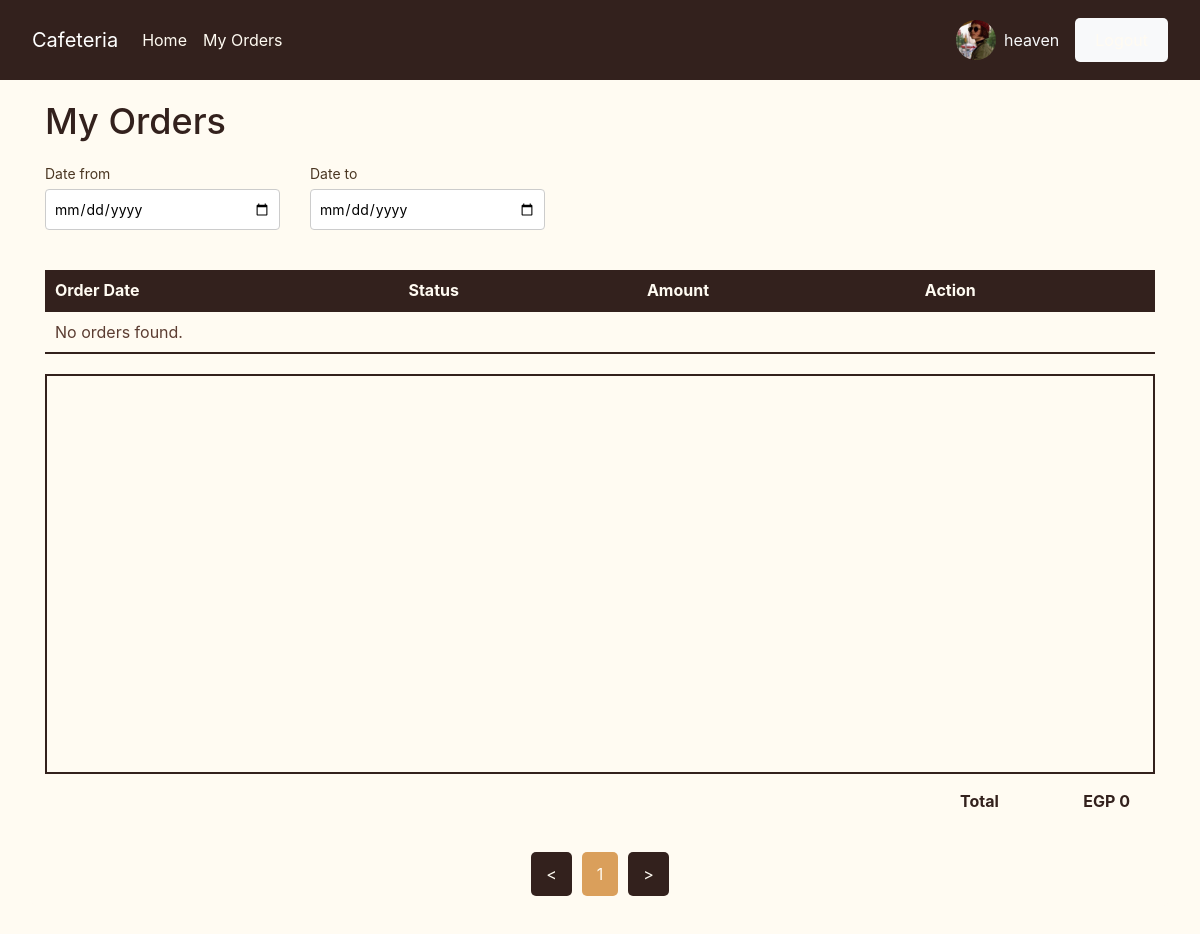
The app's page /my_orders.php (signed in), older data.
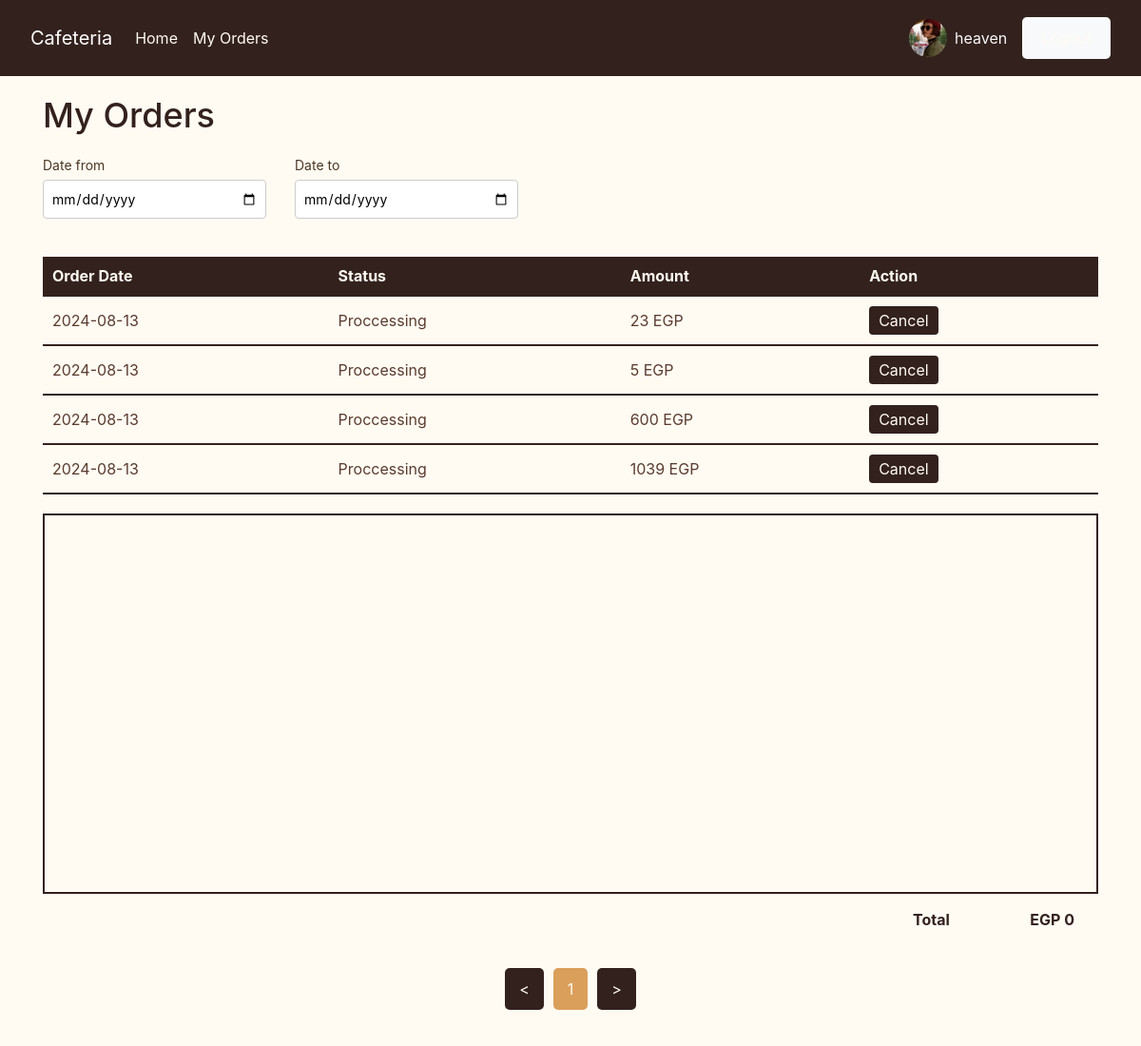
The same page, newer data.
### tables this page shows
CREATE TABLE `users` (
  `id` int(11) NOT NULL,
  `name` text NOT NULL,
  `email` varchar(100) NOT NULL,
  `password` varchar(100) NOT NULL,
  `room_id` int(11) NOT NULL,
  `ext` int(11) NOT NULL,
  `image` text NOT NULL,
  `perm_id` int(11) NOT NULL
);

CREATE TABLE `orders` (
  `id` int(11) NOT NULL,
  `user_id` int(11) NOT NULL,
  `date` date NOT NULL,
  `room` text NOT NULL,
  `ext` text NOT NULL,
  `comment` text NOT NULL,
  `total` int(11) NOT NULL,
  `status` int(11) NOT NULL
);

CREATE TABLE `order_status` (
  `id` int(11) NOT NULL,
  `name` text NOT NULL
);

### functions/db_class.php (called while the page is built, shortened)
<?php
class Database
{
    private $conn;
    public function connect($host, $username, $password, $dbname)
    {
        $dsn = "mysql:host=$host;dbname=$dbname;charset=utf8mb4";
        try {
            $this->conn = new PDO($dsn, $username, $password);
            $this->conn->setAttribute(PDO::ATTR_ERRMODE, PDO::ERRMODE_EXCEPTION);
        } catch (PDOException $e) {
            echo "Connection failed: " . $e->getMessage();
        }
    }
    public function getRow($table, $field, $value)
    {
        $sql = "SELECT * FROM $table WHERE $field = ?";
        $stmt = $this->conn->prepare($sql);
        $stmt->execute([$value]);
        return $stmt->fetch(PDO::FETCH_ASSOC);
    }
    public function getAll($table, $field, $value)
    {
        $sql = "SELECT * FROM $table WHERE $field = ?";
        $stmt = $this->conn->prepare($sql);
        $stmt->execute([$value]);
        return $stmt->fetchAll(PDO::FETCH_ASSOC);
    }
}
?>

### my_orders.php (the view, shortened to what this page needs)
<?php
include 'design/header.php';
$user_id = $_SESSION['id'];
$date_from = isset($_GET['date_from']) ? $_GET['date_from'] : null;
$date_to = isset($_GET['date_to']) ? $_GET['date_to'] : null;
if ($date_from && $date_to) {
    $query = "SELECT * FROM orders WHERE user_id = ? AND date >= ? AND date <= ?";
    $orders = $db->getRows($query, [$user_id, $date_from, $date_to]);
} else {
    $orders = $db->getAll('orders', 'user_id', $user_id);
}
?>
<!DOCTYPE html>
<html lang="en">
<head>
    <link rel="stylesheet" href="css/myorders.css">
    <link rel="stylesheet" href="https://stackpath.bootstrapcdn.com/bootstrap/4.5.2/css/bootstrap.min.css">
    <link rel="stylesheet" href="css/header.css">
    <link rel="stylesheet" href="css/footer.css">
</head>
<!DOCTYPE html>
<html lang="en">
<head>
    <link rel="stylesheet" href="css/myorders.css">
    <link rel="stylesheet" href="https://stackpath.bootstrapcdn.com/bootstrap/4.5.2/css/bootstrap.min.css">
    <link rel="stylesheet" href="css/header.css">
    <link rel="stylesheet" href="css/footer.css">
</head>
<body>
    <div class="container">
        <main>
            <h1>My Orders</h1>
            <div class="filter-section">
                <form method="GET" action="" id="filter-form">
                    <div class="date-picker">
                        <label for="date-from">Date from</label>
                        <input type="date" id="date-from" name="date_from" value="<?php echo htmlspecialchars($date_from); ?>">
                    </div>
                    <div class="date-picker">
                        <label for="date-to">Date to</label>
                        <input type="date" id="date-to" name="date_to" value="<?php echo htmlspecialchars($date_to); ?>">
                    </div>
                </form>
            </div>
            <table class="order-table">
                <thead>
                    <tr>
                        <th>Order Date</th>
                        <th>Status</th>
                        <th>Amount</th>
                        <th>Action</th>
                    </tr>
                </thead>
                <tbody id="order-list">
                    <?php if (!empty($orders)) :
                        foreach ($orders as $order) {
                            $status_name = $db->getRow('order_status', 'id', $order['status']);
                            ?>
                            <tr class="order-row" data-order-id="<?php echo $order['id']; ?>" data-total="<?php echo $order['total']; ?>">
                                <td><?php echo $order['date']; ?></td>
                                <td><?php echo $status_name['name']; ?></td>
                                <td><?php echo $order['total']; ?> EGP</td>
                                <td>
                                    <?php if ($order['status'] == '1') : ?>
                                        <button class="cancel-btn" data-order-id="<?php echo $order['id']; ?>">Cancel</button>
                                    <?php endif; ?>
                                </td>
                            </tr>
                        <?php } ?>
                    <?php else : ?>
                        <tr>
                            <td colspan="4">No orders found.</td>
                        </tr>
                    <?php endif; ?>
                </tbody>
            </table>
            <div id="order-items-container">
            </div>
            <div class="total">
                <span>Total</span>
                <span id="total-price">EGP 0</span>
            </div>
            <div class="pagination mt-4">
                <button class="prev-page">&lt;</button>
                <span class="page-number">1</span>
                <button class="next-page">&gt;</button>
            </div>
        </main>
    </div>
</body>
</html>

### design/header.php (shortened to what this page needs)
<?php
require "functions/connect.php";
require "functions/db_class.php";
if(isset($_SESSION['login'])){
    $db = new Database();
    $db->connect($db_host, $db_user, $db_pass, $db_name);
    $table = 'users';
    $field = 'id';
    $id = $_SESSION['id'];
    $data = $db->getRow($table, $field, $id);
}else{
    session_destroy();
    header("Location: login.php");
}
?>
<header>
    <nav class="navbar navbar-expand-lg navbar-dark">
        <a class="navbar-brand mx-3" href="#">Cafeteria</a>
        <div class="collapse navbar-collapse" id="navbarNav">
            <ul class="navbar-nav mr-auto">
                <li class="nav-item"><a class="nav-link" href="home.php">Home</a></li>
                <li class="nav-item"><a class="nav-link" href="my_orders.php">My Orders</a></li>
            </ul>
            <div class="navbar-nav ml-auto">
                <div class="d-flex align-items-center">
                    <img src="<?php echo $data['image'] ?>" alt="User Photo" class="rounded-circle" width="40" height="40">
                    <span class="ml-2 text-light"><?php echo $data['name']; ?></span>
                    <a class="btn  mx-3 bg-light" href="functions/logout.php">Logout</a>
                </div>
            </div>
        </div>
    </nav>
</header>

### css/myorders.css (style rules this page uses)
body { font-family: Arial, sans-serif; padding-top: 100px; padding-bottom: 50px; background-color: #FFFBF2; }
.container { width: 90%; max-width: 1200px; margin: 0 auto; background-color: FFFBF2; padding: 10px; border-radius: 8px; }
main h1 { font-size: 36px; color: #33211D; margin-bottom: 20px; text-decoration: solid 2px; }
.filter-section { width: 500px; display: flex; justify-content: space-between; margin-bottom: 20px; gap: 40px; }
#filter-form { width: 500px; display: flex; justify-content: space-between; margin-bottom: 20px; gap: 30px; }
.date-picker { flex: 1; }
.date-picker label { font-size: 14px; color: #4b3723; margin-bottom: 5px; }
input[type="date"] { padding: 8px; font-size: 14px; border: 1px solid #ccc; border-radius: 4px; width: 100%; }
.order-table { width: 100%; border-collapse: collapse; }
.order-table th, .order-table td { text-align: left; padding: 10px; border-bottom: 2px solid #33211D; color: #5b3c31; }
.order-table th { background-color: #33211D; color: #FFFBF2; }
.cancel-btn { padding: 5px 10px; background-color: #33211D; color: #FFFBF2; border: none; border-radius: 4px; cursor: pointer; }
#order-items-container { display: flex; flex-wrap: wrap; gap: 20px; justify-content: center; align-items: center; margin-top: 20px; border: 2px solid #33211D; height: 400px; }
.pagination { display: flex; justify-content: center; align-items: center; margin-top: 20px; }
.pagination button, .pagination .page-number { background-color: #33211D; color: #FFFBF2; border: none; padding: 10px 15px; margin: 0 5px; font-size: 16px; cursor: pointer; border-radius: 5px; }
.pagination .page-number { background-color: #DA9F5B; cursor: default; }
.total { display: flex; justify-content: space-between; width: 200px; margin: 0px ; margin-left: 900px; font-weight: bold; padding: 15px; border-radius: 8px; color: #33211D; }

### css/header.css (style rules this page uses)
body { padding-top: 90px !important; padding-bottom: 90px !important; background-color: #FFFBF2; }
header { background-color: #33211D; color: FFFBF2; padding: 10px 0; position: fixed; top: 0; width: 100%; z-index: 1000; }
.navbar-nav .nav-link { color: FFFBF2 !important; }
.navbar-nav.ml-auto { margin-left: auto; }
.navbar-nav .d-flex { align-items: center; }
.navbar-nav img { vertical-align: middle; }
.navbar-nav span { margin-left: 10px; font-size: 1rem; }
.btn { background-color: #33211D; color: FFFBF2; border: none; padding: 10px 20px; border-radius: 5px; cursor: pointer; }

Row changes from the older to the newer data that the page shows:
added orders: date "2024-08-13", status.name "Proccessing", total "23"
added orders: date "2024-08-13", status.name "Proccessing", total "5"
added orders: date "2024-08-13", status.name "Proccessing", total "600"
added orders: date "2024-08-13", status.name "Proccessing", total "1039"
Text that changed along with them:
text no longer shown: "No orders found."
